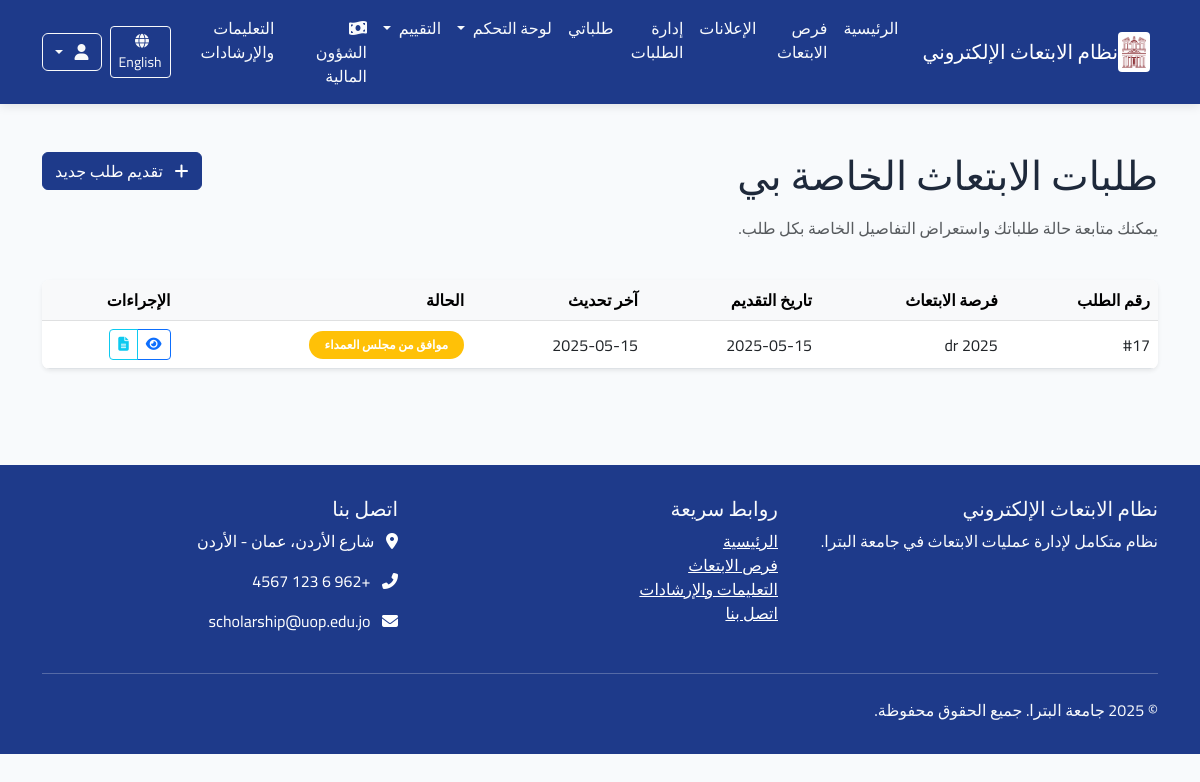
Page /ar/my-applications/ (signed in) on the earlier database version.
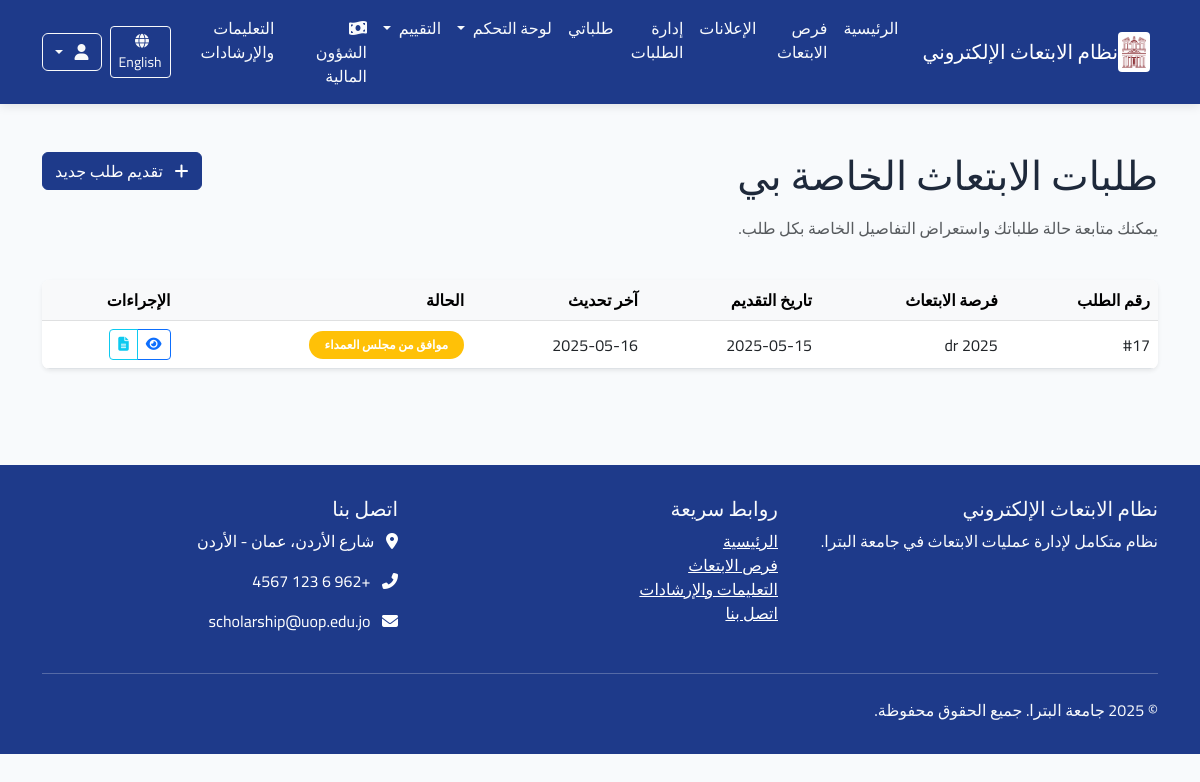
Same page on the later database version.
### applications/models.py (models this page shows, shortened)
class Application(models.Model):
    scholarship = models.ForeignKey(Scholarship, verbose_name=_("فرصة الابتعاث"), on_delete=models.CASCADE,
                                    related_name="applications")
    applicant = models.ForeignKey(User, verbose_name=_("المتقدم"), on_delete=models.CASCADE,
                                  related_name="applications")
    status = models.ForeignKey(ApplicationStatus, verbose_name=_("حالة الطلب"), on_delete=models.PROTECT,
                               related_name="applications")
    application_date = models.DateTimeField(_("تاريخ التقديم"), auto_now_add=True)
    last_update = models.DateTimeField(_("آخر تحديث"), auto_now=True)
    motivation_letter = models.TextField(_("خطاب الدوافع"),
                                         help_text=_("اشرح لماذا تريد التقدم لهذه الفرصة وما هي أهدافك"))
    research_proposal = models.TextField(_("مقترح البحث"), blank=True, null=True,
                                         help_text=_("إذا كان الابتعاث لدراسة الدكتوراه، أرفق مقترح البحث الخاص بك"))
    comments = models.TextField(_("ملاحظات إضافية"), blank=True, null=True,
                                help_text=_("أي معلومات إضافية تود إضافتها لطلبك"))
    acceptance_letter = models.BooleanField(_("هل لديك قبول مبدئي؟"), default=False)
    acceptance_university = models.CharField(_("اسم الجامعة التي لديك قبول فيها"), max_length=200, blank=True,
                                             null=True)
    admin_notes = models.TextField(_("ملاحظات إدارية"), blank=True, null=True)
    class Meta:
        verbose_name = _("طلب ابتعاث")
        verbose_name_plural = _("طلبات الابتعاث")
        ordering = ['-application_date']
        unique_together = ['scholarship', 'applicant']

class ApplicationStatus(models.Model):
    name = models.CharField(_("اسم الحالة"), max_length=100)
    description = models.TextField(_("الوصف"), blank=True, null=True)
    order = models.PositiveSmallIntegerField(_("الترتيب"), default=0)
    requires_attachment = models.BooleanField(_("تتطلب مرفقات"), default=False)
    class Meta:
        verbose_name = _("حالة الطلب")
        verbose_name_plural = _("حالات الطلبات")
        ordering = ['order']

### announcements/models.py (models this page shows, shortened)
class Scholarship(models.Model):
    STATUS_CHOICES = (
        ('draft', _('مسودة')),
        ('published', _('منشور')),
        ('closed', _('مغلق')),
    )
    title = models.CharField(_("العنوان"), max_length=200)
    scholarship_type = models.ForeignKey(ScholarshipType, verbose_name=_("نوع الابتعاث"), on_delete=models.CASCADE,
                                         related_name="scholarships")
    description = models.TextField(_("الوصف"))
    requirements = models.TextField(_("المتطلبات"))
    benefits = models.TextField(_("المميزات"), blank=True, null=True)
    countries = models.CharField(_("الدول المتاحة"), max_length=255, blank=True, null=True)
    universities = models.TextField(_("الجامعات المتاحة"), blank=True, null=True)
    deadline = models.DateTimeField(_("الموعد النهائي للتقديم"))
    publication_date = models.DateTimeField(_("تاريخ النشر"), default=timezone.now)
    status = models.CharField(_("الحالة"), max_length=20, choices=STATUS_CHOICES, default='draft')
    max_applicants = models.PositiveIntegerField(_("الحد الأقصى للمتقدمين"), default=0, help_text=_("0 يعني غير محدود"))
    eligibility_criteria = models.TextField(_("معايير الأهلية"), blank=True, null=True)
    application_process = models.TextField(_("عملية التقديم"), blank=True, null=True)
    contact_info = models.TextField(_("معلومات الاتصال"), blank=True, null=True)
    attachment = models.FileField(_("مرفق"), upload_to='scholarship_attachments/', blank=True, null=True)
    created_by = models.ForeignKey(User, verbose_name=_("تم إنشاؤه بواسطة"), on_delete=models.CASCADE,
                                   related_name="created_scholarships")
    updated_at = models.DateTimeField(_("تم التحديث في"), auto_now=True)
    class Meta:
        verbose_name = _("فرصة ابتعاث")
        verbose_name_plural = _("فرص الابتعاث")
        ordering = ['-publication_date']

### applications/views.py (the view)
# urls.py: path('my-applications/', views.my_applications, name='my_applications'),
@login_required
def my_applications(request):
    applications = Application.objects.filter(applicant=request.user).order_by('-application_date')
    paginator = Paginator(applications, 10)  # 10 عناصر في كل صفحة
    page = request.GET.get('page')
    try:
        applications_page = paginator.page(page)
    except PageNotAnInteger:
        applications_page = paginator.page(1)
    except EmptyPage:
        applications_page = paginator.page(paginator.num_pages)
    context = {
        'applications': applications_page,
    }
    return render(request, 'applications/my_applications.html', context)

### core/context_processors.py (called while the page is built)
def user_role(request):
    role = 'anonymous'
    if request.user.is_authenticated:
        role = request.user.profile.role
    return {
        'user_role': role
    }

### applications/templates/applications/my_applications.html (shortened to what this page needs)
{% extends 'base.html' %}
{% load i18n %}
{% load static %}
{% block content %}
<div class="container py-5">
    <div class="row mb-4">
        <div class="col-md-8">
            <h1 class="mb-3">{% trans "طلبات الابتعاث الخاصة بي" %}</h1>
            <p class="text-muted">{% trans "يمكنك متابعة حالة طلباتك واستعراض التفاصيل الخاصة بكل طلب." %}</p>
        </div>
        <div class="col-md-4 text-end">
            <a href="{% url 'announcements:scholarship_list' %}" class="btn btn-primary">
                <i class="fas fa-plus me-2"></i> {% trans "تقديم طلب جديد" %}
            </a>
        </div>
    </div>
    <div class="row">
        <div class="col-md-12">
            {% if applications %}
                <div class="card shadow-sm border-0">
                    <div class="card-body p-0">
                        <div class="table-responsive">
                            <table class="table table-hover align-middle mb-0">
                                <thead class="table-light">
                                    <tr>
                                        <th>{% trans "رقم الطلب" %}</th>
                                        <th>{% trans "فرصة الابتعاث" %}</th>
                                        <th>{% trans "تاريخ التقديم" %}</th>
                                        <th>{% trans "آخر تحديث" %}</th>
                                        <th>{% trans "الحالة" %}</th>
                                        <th>{% trans "الإجراءات" %}</th>
                                    </tr>
                                </thead>
                                <tbody>
                                    {% for application in applications %}
                                    <tr>
                                        <td>#{{ application.id }}</td>
                                        <td>{{ application.scholarship.title }}</td>
                                        <td>{{ application.application_date|date:"Y-m-d" }}</td>
                                        <td>{{ application.last_update|date:"Y-m-d" }}</td>
                                        <td>
                                            <span class="badge bg-{{ application.status.order|default:"1"|add:"-1"|yesno:"warning,primary,success,danger,secondary" }} rounded-pill px-3 py-2">
                                                {{ application.status.name }}
                                            </span>
                                        </td>
                                        <td>
                                            <div class="btn-group btn-group-sm">
                                                <a href="{% url 'applications:application_detail' application.id %}" class="btn btn-outline-primary" title="{% trans 'التفاصيل' %}">
                                                    <i class="fas fa-eye"></i>
                                                </a>
                                                <a href="{% url 'applications:application_documents' application.id %}" class="btn btn-outline-info" title="{% trans 'المستندات' %}">
                                                    <i class="fas fa-file-alt"></i>
                                                </a>
                                            </div>
                                        </td>
                                    </tr>
                                    {% endfor %}
                                </tbody>
                            </table>
                        </div>
                    </div>
                </div>
            {% endif %}
        </div>
    </div>
</div>
{% endblock %}

Differences in the rows shown:
changed Application "موافق من مجلس العمداء": last_update "2025-05-15" → "2025-05-16"
